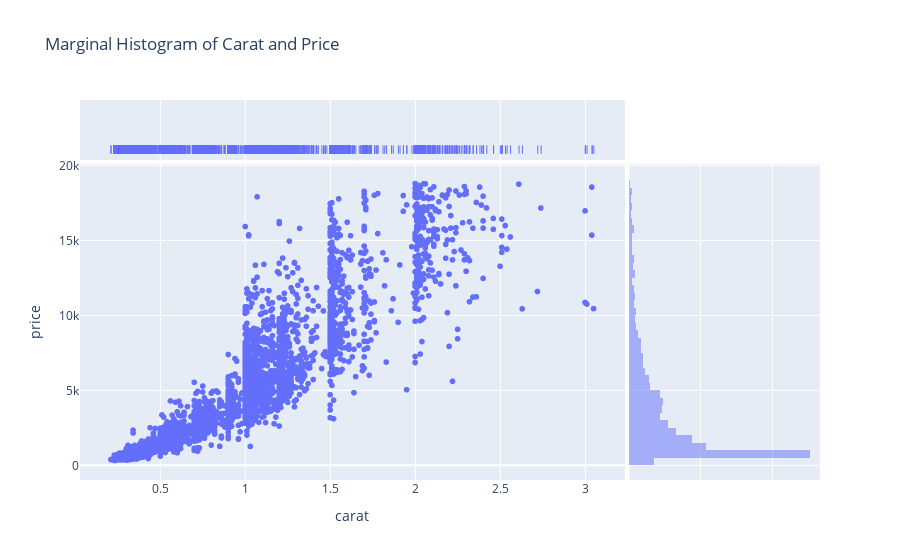

This figure's notebook cell:
### Code cell
fig = px.scatter(df, x='carat',y='price',
                 marginal_x='rug',
                 marginal_y='histogram',
                 title='Marginal Histogram of Carat and Price')

fig.show()

### Figure 1 — Plotly figure (JSON) as saved in the notebook; plotly's stock layout.template omitted (floating-point values rounded to 4 significant figures; data arrays with more than 128 entries replaced by an {"elided": "..."} marker saying what was removed)
{"data": [{"hovertemplate": "carat=%{x}<br>price=%{y}<extra></extra>", "legendgroup": "", "marker": {"color": "#636efa", "symbol": "circle"}, "mode": "markers", "name": "", "showlegend": false, "type": "scattergl", "x": {"elided": "5394 float values"}, "xaxis": "x", "y": {"elided": "5394 int values"}, "yaxis": "y"}, {"boxpoints": "all", "fillcolor": "rgba(255,255,255,0)", "hoveron": "points", "hovertemplate": "carat=%{x}<extra></extra>", "jitter": 0, "legendgroup": "", "line": {"color": "rgba(255,255,255,0)"}, "marker": {"color": "#636efa", "symbol": "line-ns-open"}, "name": "", "showlegend": false, "type": "box", "x": {"elided": "5394 float values"}, "xaxis": "x3", "yaxis": "y3"}, {"bingroup": "y", "hovertemplate": "price=%{y}<br>count=%{x}<extra></extra>", "legendgroup": "", "marker": {"color": "#636efa"}, "name": "", "opacity": 0.5, "showlegend": false, "type": "histogram", "xaxis": "x2", "y": {"elided": "5394 int values"}, "yaxis": "y2"}], "layout": {"barmode": "overlay", "legend": {"tracegroupgap": 0}, "title": {"text": "Marginal Histogram of Carat and Price"}, "xaxis": {"anchor": "y", "domain": [0, 0.7363], "title": {"text": "carat"}}, "xaxis2": {"anchor": "y2", "domain": [0.7413, 1], "matches": "x2", "showgrid": true, "showline": false, "showticklabels": false, "ticks": ""}, "xaxis3": {"anchor": "y3", "domain": [0, 0.7363], "matches": "x", "showgrid": true, "showticklabels": false}, "xaxis4": {"anchor": "y4", "domain": [0.7413, 1], "matches": "x2", "showgrid": true, "showline": false, "showticklabels": false, "ticks": ""}, "yaxis": {"anchor": "x", "domain": [0, 0.8316], "title": {"text": "price"}}, "yaxis2": {"anchor": "x2", "domain": [0, 0.8316], "matches": "y", "showgrid": true, "showticklabels": false}, "yaxis3": {"anchor": "x3", "domain": [0.8416, 1], "matches": "y3", "showgrid": false, "showline": false, "showticklabels": false, "ticks": ""}, "yaxis4": {"anchor": "x4", "domain": [0.8416, 1], "matches": "y3", "showgrid": true, "showline": false, "showticklabels": false, "ticks": ""}}}
